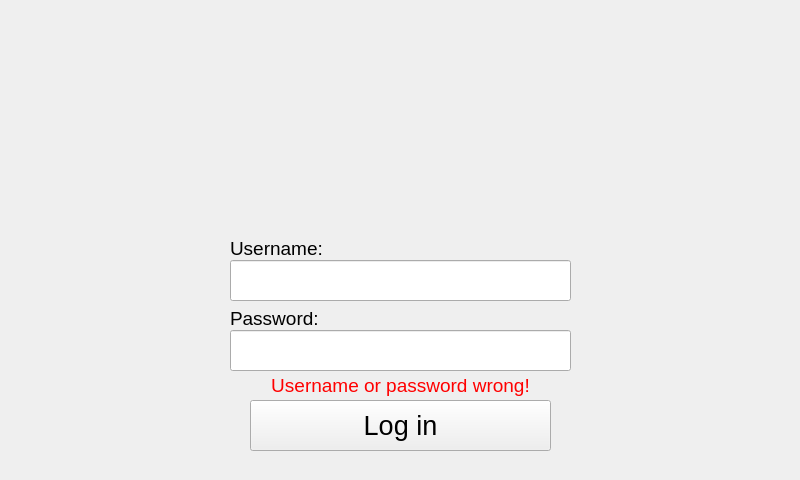
<?xml version="1.0" encoding="UTF-8"?>
<ui version="4.0">
 <class>LoginScreen</class>
 <widget class="QMainWindow" name="LoginScreen">
  <property name="geometry">
   <rect>
    <x>0</x>
    <y>0</y>
    <width>800</width>
    <height>480</height>
   </rect>
  </property>
  <property name="windowTitle">
   <string>MainWindow</string>
  </property>
  <property name="locale">
   <locale language="English" country="Austria"/>
  </property>
  <widget class="QWidget" name="loginPage">
   <property name="locale">
    <locale language="English" country="Austria"/>
   </property>
   <widget class="QLabel" name="lbl_username">
    <property name="geometry">
     <rect>
      <x>230</x>
      <y>240</y>
      <width>341</width>
      <height>16</height>
     </rect>
    </property>
    <property name="font">
     <font>
      <pointsize>14</pointsize>
     </font>
    </property>
    <property name="locale">
     <locale language="English" country="Austria"/>
    </property>
    <property name="text">
     <string>Username:</string>
    </property>
   </widget>
   <widget class="QPushButton" name="btn_login">
    <property name="geometry">
     <rect>
      <x>250</x>
      <y>400</y>
      <width>301</width>
      <height>51</height>
     </rect>
    </property>
    <property name="font">
     <font>
      <pointsize>20</pointsize>
     </font>
    </property>
    <property name="locale">
     <locale language="English" country="Austria"/>
    </property>
    <property name="text">
     <string>Log in</string>
    </property>
   </widget>
   <widget class="QLabel" name="lbl_password">
    <property name="geometry">
     <rect>
      <x>230</x>
      <y>310</y>
      <width>341</width>
      <height>16</height>
     </rect>
    </property>
    <property name="font">
     <font>
      <pointsize>14</pointsize>
     </font>
    </property>
    <property name="locale">
     <locale language="English" country="Austria"/>
    </property>
    <property name="text">
     <string>Password:</string>
    </property>
   </widget>
   <widget class="QLineEdit" name="txb_password">
    <property name="geometry">
     <rect>
      <x>230</x>
      <y>330</y>
      <width>341</width>
      <height>41</height>
     </rect>
    </property>
    <property name="font">
     <font>
      <pointsize>20</pointsize>
     </font>
    </property>
    <property name="locale">
     <locale language="English" country="Austria"/>
    </property>
    <property name="inputMask">
     <string/>
    </property>
    <property name="text">
     <string/>
    </property>
    <property name="echoMode">
     <enum>QLineEdit::Password</enum>
    </property>
    <property name="alignment">
     <set>Qt::AlignCenter</set>
    </property>
   </widget>
   <widget class="QLabel" name="pcb_logo">
    <property name="geometry">
     <rect>
      <x>300</x>
      <y>30</y>
      <width>201</width>
      <height>201</height>
     </rect>
    </property>
    <property name="text">
     <string/>
    </property>
    <property name="pixmap">
     <pixmap>images/icon.PNG</pixmap>
    </property>
    <property name="scaledContents">
     <bool>true</bool>
    </property>
    <property name="alignment">
     <set>Qt::AlignCenter</set>
    </property>
   </widget>
   <widget class="QLineEdit" name="txb_username">
    <property name="geometry">
     <rect>
      <x>230</x>
      <y>260</y>
      <width>341</width>
      <height>41</height>
     </rect>
    </property>
    <property name="font">
     <font>
      <pointsize>20</pointsize>
     </font>
    </property>
    <property name="locale">
     <locale language="English" country="Austria"/>
    </property>
    <property name="text">
     <string/>
    </property>
    <property name="alignment">
     <set>Qt::AlignCenter</set>
    </property>
   </widget>
   <widget class="QLabel" name="lbl_error">
    <property name="enabled">
     <bool>true</bool>
    </property>
    <property name="geometry">
     <rect>
      <x>230</x>
      <y>370</y>
      <width>341</width>
      <height>31</height>
     </rect>
    </property>
    <property name="font">
     <font>
      <pointsize>14</pointsize>
     </font>
    </property>
    <property name="locale">
     <locale language="English" country="Austria"/>
    </property>
    <property name="text">
     <string>&lt;span style=&quot;color:red;&quot;&gt;Username or password wrong!</string>
    </property>
    <property name="scaledContents">
     <bool>false</bool>
    </property>
    <property name="alignment">
     <set>Qt::AlignCenter</set>
    </property>
   </widget>
  </widget>
 </widget>
 <resources/>
 <connections>
  <connection>
   <sender>btn_login</sender>
   <signal>clicked()</signal>
   <receiver>LoginScreen</receiver>
   <slot>deleteLater()</slot>
   <hints>
    <hint type="sourcelabel">
     <x>400</x>
     <y>425</y>
    </hint>
    <hint type="destinationlabel">
     <x>399</x>
     <y>239</y>
    </hint>
   </hints>
  </connection>
 </connections>
</ui>
